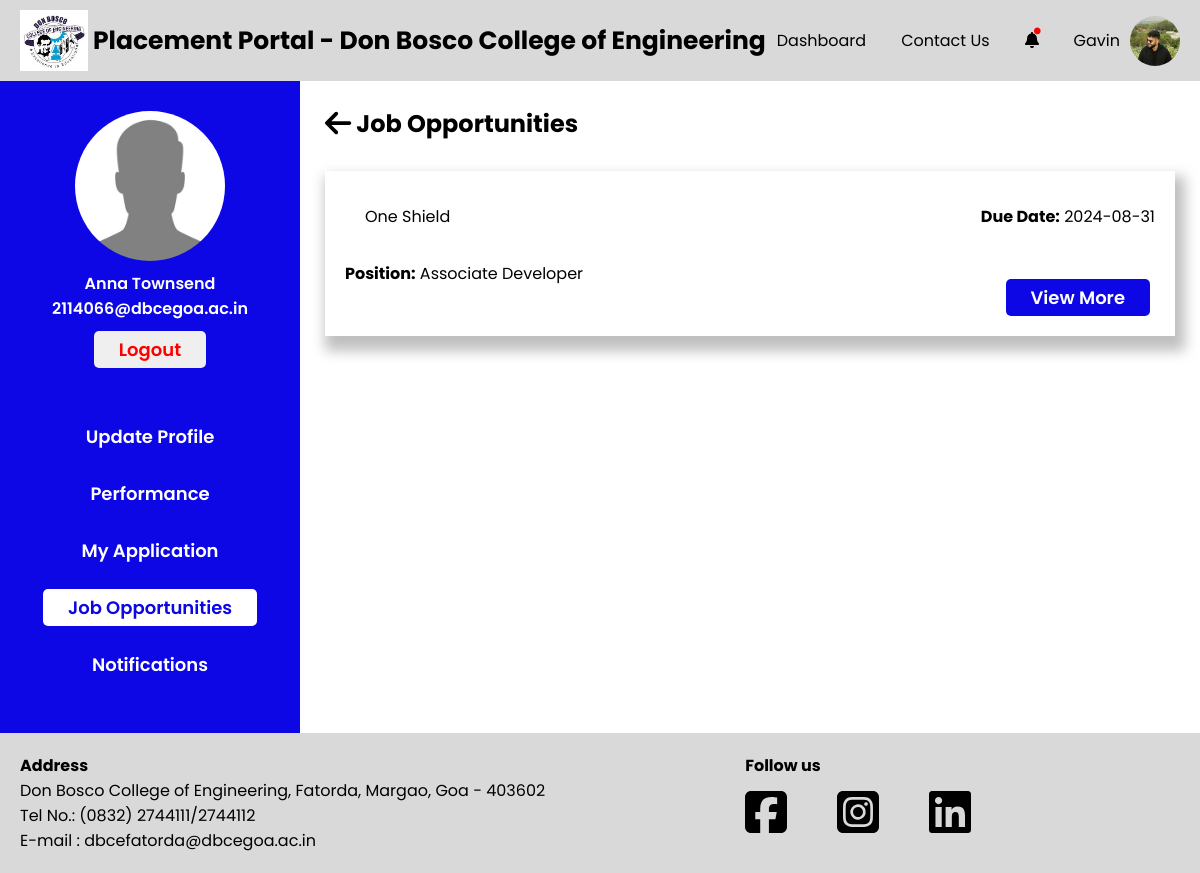
/Students/job-opportunities.php (signed in), run on an earlier commit of the app's database.
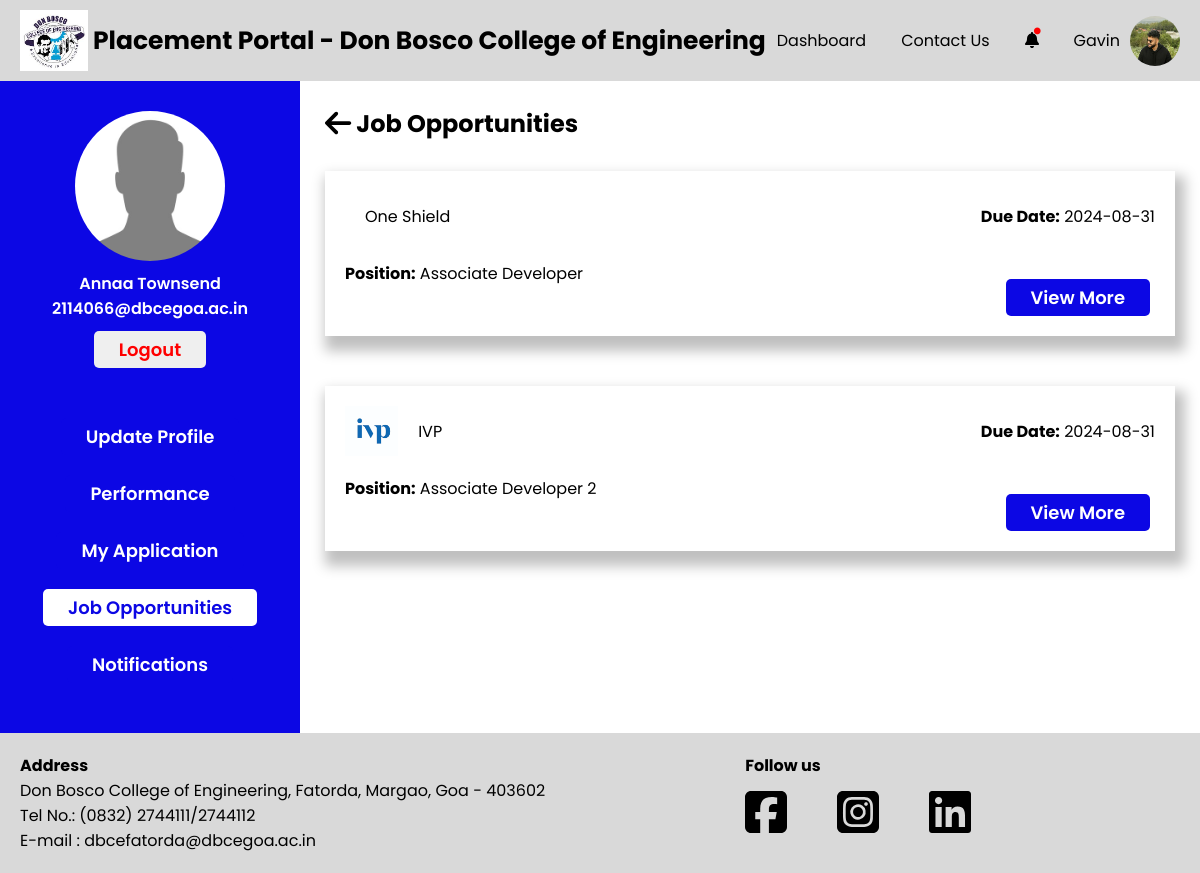
And on a later commit of the database.
### tables this page shows
CREATE TABLE `student` (
  `S_College_Email` varchar(255) NOT NULL,
  `S_Fname` varchar(255) NOT NULL,
  `S_Mname` varchar(255) NOT NULL,
  `S_Lname` varchar(255) NOT NULL,
  `S_Personal_Email` varchar(255) NOT NULL,
  `S_Address` text NOT NULL,
  `S_Phone_no` varchar(20) NOT NULL,
  `S_Roll_no` varchar(50) NOT NULL,
  `S_PR_No` varchar(50) NOT NULL,
  `S_10th_Perc` decimal(5,2) NOT NULL,
  `S_12th_Perc` decimal(5,2) NOT NULL,
  `S_Password` varchar(255) NOT NULL,
  `S_Resume` varchar(255) NOT NULL,
  `S_Profile_pic` varchar(255) NOT NULL,
  `S_10th_marksheet` varchar(255) NOT NULL,
  `S_12th_marksheet` varchar(255) NOT NULL,
  `S_Class_id` int(11) DEFAULT NULL,
  `S_Year_of_Admission` year(4) NOT NULL,
  `Gender` varchar(1) NOT NULL,
  `PLACED` varchar(10) NOT NULL DEFAULT 'No',
  `registration_complete` tinyint(4) NOT NULL DEFAULT 0
);

CREATE TABLE `company` (
  `C_id` int(11) NOT NULL,
  `C_Name` varchar(255) NOT NULL,
  `C_Logo` varchar(255) DEFAULT NULL,
  `C_Domain` varchar(255) DEFAULT NULL,
  `C_Scope` varchar(255) DEFAULT NULL,
  `C_Description` text DEFAULT NULL,
  `C_Location` varchar(255) DEFAULT NULL,
  `C_Website` varchar(255) DEFAULT NULL,
  `C_HR_name` varchar(255) DEFAULT NULL,
  `C_HR_email` varchar(255) DEFAULT NULL,
  `C_HR_phone` varchar(20) DEFAULT NULL,
  `C_Date_of_Reg` date DEFAULT current_timestamp(),
  `C_PC_Email` varchar(255) DEFAULT NULL
);

CREATE TABLE `jobplacements` (
  `J_id` int(11) NOT NULL,
  `J_Position` varchar(255) NOT NULL,
  `J_Backlogs_allowed` tinyint(1) DEFAULT NULL,
  `J_Description` text DEFAULT NULL,
  `J_Due_date` date DEFAULT NULL,
  `J_Offered_salary` float DEFAULT NULL,
  `J_Req_cgpa` decimal(4,2) DEFAULT NULL,
  `J_No_of_posts` int(11) DEFAULT NULL,
  `Accept_Responses` tinyint(4) NOT NULL DEFAULT 1
);

### utility_functions.php (the view, shortened to what this page needs)
<?php
function getJobOffers($email)
{
    global $conn;
    $fetchJobQuery = "SELECT C.C_Name as cname, C.C_Logo clogo, P.J_Due_date duedate, P.J_Position position, J.J_id jid
FROM company as C
INNER JOIN jobposting as J ON J.C_id = C.C_id
INNER JOIN jobplacements as P ON P.J_id = J.J_id
INNER JOIN jobapplication as JA ON JA.J_id = P.J_id
WHERE
P.J_Due_date >= CURRENT_DATE AND P.Accept_Responses=1 AND JA.S_College_Email = ?;";
    $fetchJob = $conn->prepare($fetchJobQuery);
    $fetchJob->bind_param("s", $email);
    $fetchJob->execute();
    $result = $fetchJob->get_result();
    while ($row = $result->fetch_assoc()) {
        echo '<div class="sections">
                    <div class="company-container">
                        <div class="company-logo-container">
                            <img src="../Data/Companies/Company_Logo/' . $row['clogo'] . '" alt="">
                            <p>' . $row['cname'] . '</p>
                        </div>
                        <p><strong>Due Date:</strong> ' . $row['duedate'] . '</p>
                    </div>
                    <p class="position"><strong>Position:</strong> ' . $row['position'] . '</p>
                    <a href="./job-opportunities-detail.php?jid=' . $row['jid'] . '" ?><button>View More</button></a>
                </div>';
    }
}

### Students/sidebar.php (shortened to what this page needs)
<?php
global $conn;
if (isset($_SESSION["user_type"]) && isset($_SESSION["user_email"])) {
    $useremail = $_SESSION["user_email"];
    $fetchStudentQuery = "SELECT S_Fname, S_Lname, S_Profile_pic FROM student WHERE S_College_Email = ?";
    $fetchStudent = $conn->prepare($fetchStudentQuery);
    $fetchStudent->bind_param("s", $useremail);
    $fetchStudent->execute();
    $result = $fetchStudent->get_result();
    if ($result->num_rows > 0) {
        $userInfo = $result->fetch_assoc();
        $userName = htmlspecialchars($userInfo['S_Fname'] . ' ' . $userInfo['S_Lname']);
        $userProfilePic = htmlspecialchars($userInfo['S_Profile_pic']);
        $userEmail = htmlspecialchars($useremail);
        echo '<div class="side-bar-container">
                        <div class="fixed-container">
                            <div class="top-container">
                                <img src="../Data/Students/Profile_Images/'. $userProfilePic . '" alt="'.$userProfilePic.'">
                                <p>' . $userName . '</p>
                                <p>' . $userEmail . '</p>
                                <a href="../logout.php"><button>Logout</button></a>
                            </div>
                            <div class="bottom-container">
                                <a href="./my-profile.php"><button id="myprofile">Update Profile</button></a>
                                <a href="./performance-and-metrics.php"><button id="performance">Performance</button></a>
                                <a href="./my-applications.php"><button id="myapplications">My Application</button></a>
                                <a href="./job-opportunities.php"><button id="jobopportunities">Job Opportunities</button></a>
                                <a href="./notifications.php"><button id="notifications">Notifications</button></a>
                            </div>
                        </div>
                    </div>';
    } else {
    }
} else {
    echo "Session variables not set.";
}

What changed in the data, as far as the page shows it:
changed student: userName "Anna Townsend" → "Annaa Townsend"
now on this page (row unchanged): company: C_Logo (picture), C_Name "IVP", jobplacements.J_Due_date "2024-08-31", jobplacements.J_Position "Associate Developer 2"
